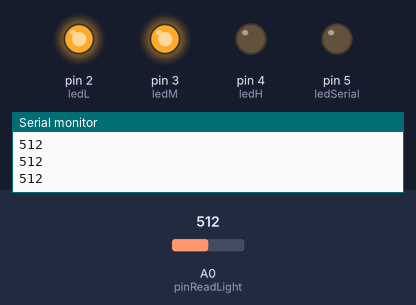
Simulated run of this sketch. Board: Arduino Uno, built with avr-gcc and run on an emulated ATmega328P. Parts: output pins drawn as LEDs (lit = HIGH), the last lines printed to the serial monitor. The test bench sets the inputs (shaded band); at power-on: A0 (pinReadLight) = 512.

Above: at 1.2 s.
1.3 s: A0 (pinReadLight) set to 419
2.8 s: A0 (pinReadLight) set to 385
At 3.3 s:
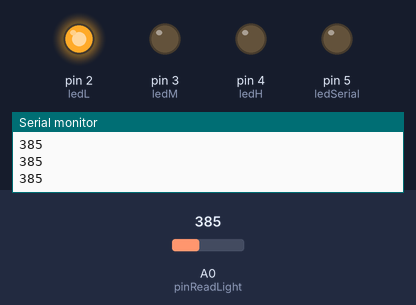
4.3 s: A0 (pinReadLight) set to 107
5.8 s: A0 (pinReadLight) set to 94
At 7.0 s:
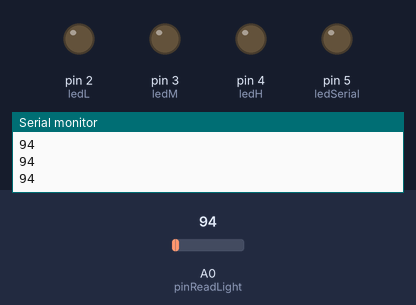
7.3 s: A0 (pinReadLight) set to 810
At 8.4 s:
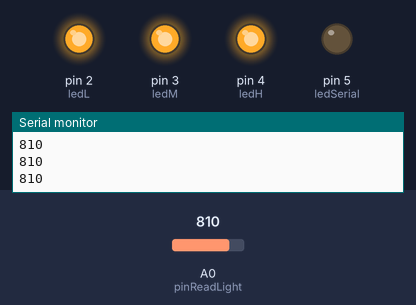
8.8 s: A0 (pinReadLight) set to 788
At 9.7 s:
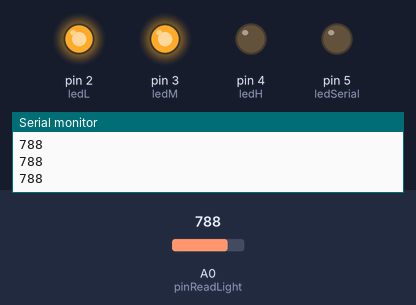
Timing chart, 0 to 11.3 s (numbered marks = the images above; inputs shaded):
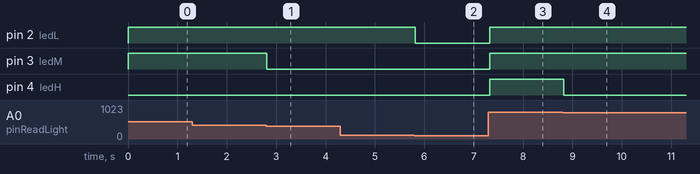

Measured:
- the behaviour switches between 401 and 400 on A0 (pinReadLight) (found by bisection; images 0 and 1)
- the behaviour switches between 101 and 100 on A0 (pinReadLight) (found by bisection; images 1 and 2)
- the behaviour switches between 801 and 800 on A0 (pinReadLight) (found by bisection; images 3 and 4)
- after the input at 2.8 s, pin 3 (ledM): HIGH → LOW at once
- after the input at 5.8 s, pin 2 (ledL): HIGH → LOW at once
- after the input at 7.3 s, pin 2 (ledL), pin 3 (ledM), pin 4 (ledH): LOW → HIGH at once
- after the input at 8.8 s, pin 4 (ledH): HIGH → LOW at once

The sketch:

lightsensor.ino
```cpp
// Function
//      Control LEDs with Light sensor
// Reference
//      http://www.geek-workshop.com/thread-1340-1-1.html
// Connection
//      Light sensor: Gnd->10KOhm->LS->5V;
//                               |->A0.
//      LED: Gnd->330Ohm->ledL->D2;
//           Gnd->330Ohm->ledM->D2;
//           Gnd->330Ohm->ledH->D2.
// Tested
//      arduino uno/nano328

int sensorValue;
int baudrate = 9600;

int ledL = 2;
int ledM = 3;
int ledH = 4;
int ledSerial = 5;
int pinReadLight = A0;

void setup()
{
    Serial.begin(baudrate);

    pinMode(ledL, OUTPUT);
    pinMode(ledM, OUTPUT);
    pinMode(ledH, OUTPUT);
    digitalWrite(ledL, LOW);
    digitalWrite(ledM, LOW);
    digitalWrite(ledH, LOW);

    pinMode(ledSerial, OUTPUT);
    digitalWrite(ledSerial, LOW);
}

void loop()
{
    sensorValue = analogRead(pinReadLight);
    //sensorValue = map(sensorValue, 0, 1023, 100, 999);  //把val的值修改到100至999的范围之间

    Serial.println(sensorValue);
    // if (Serial.available() > 0) {
    //     // read the incoming byte:
    //     char inByte = Serial.read();
    //     if (inByte == '0') {
    //         digitalWrite(ledSerial, LOW);
    //     } else if (inByte == '1') {
    //         digitalWrite(ledSerial, HIGH);
    //     }
    // }

    if (sensorValue > 800) {
        digitalWrite(ledL, HIGH);
        digitalWrite(ledM, HIGH);
        digitalWrite(ledH, HIGH);
    } else if (sensorValue > 400) {
        digitalWrite(ledL, HIGH);
        digitalWrite(ledM, HIGH);
        digitalWrite(ledH, LOW);
    } else if (sensorValue > 100) {
        digitalWrite(ledL, HIGH);
        digitalWrite(ledM, LOW);
        digitalWrite(ledH, LOW);
    } else {
        digitalWrite(ledL, LOW);
        digitalWrite(ledM, LOW);
        digitalWrite(ledH, LOW);
    }

    delay(100);
}
```
